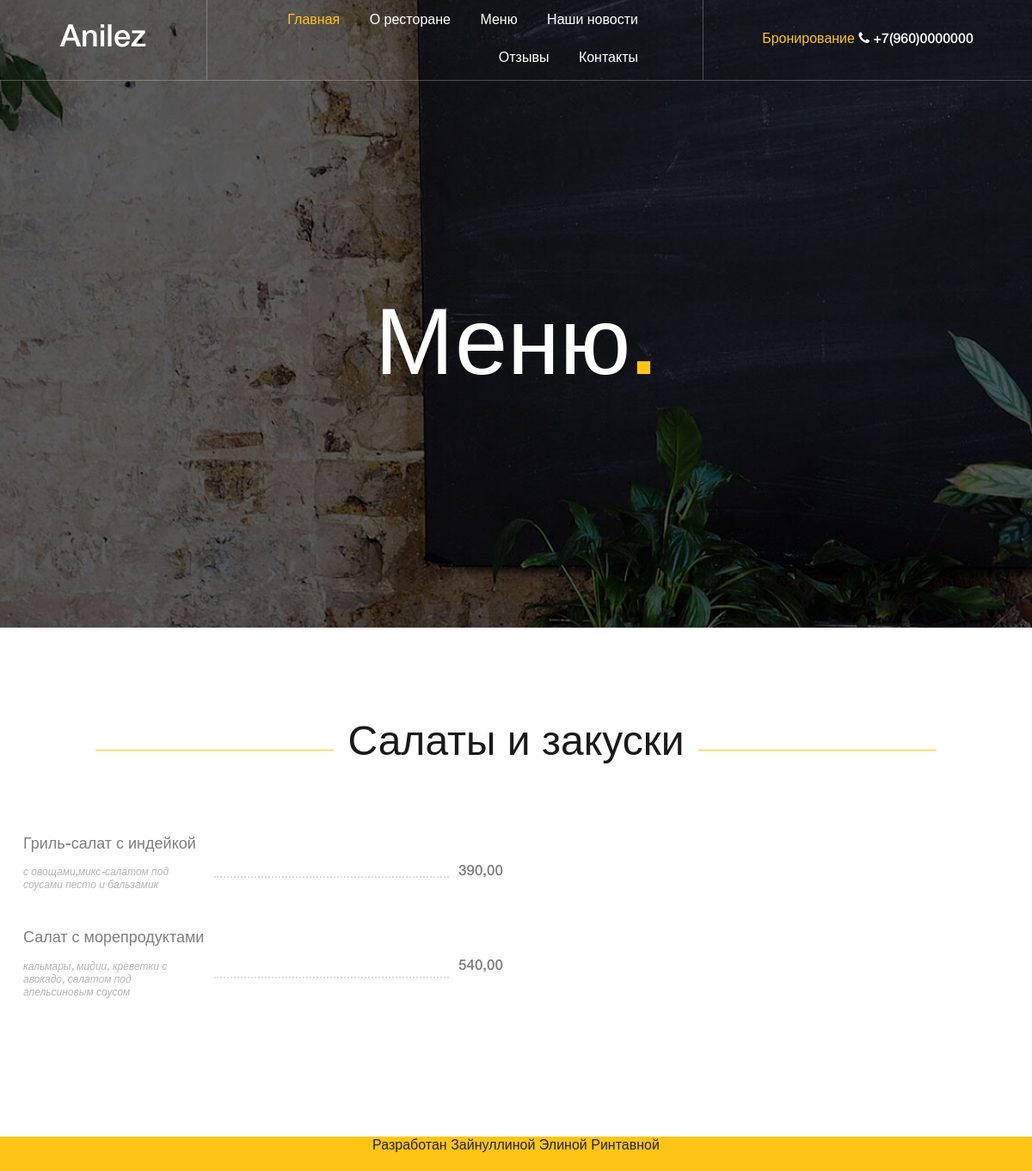
/menu/, run on an earlier commit of the app's database.
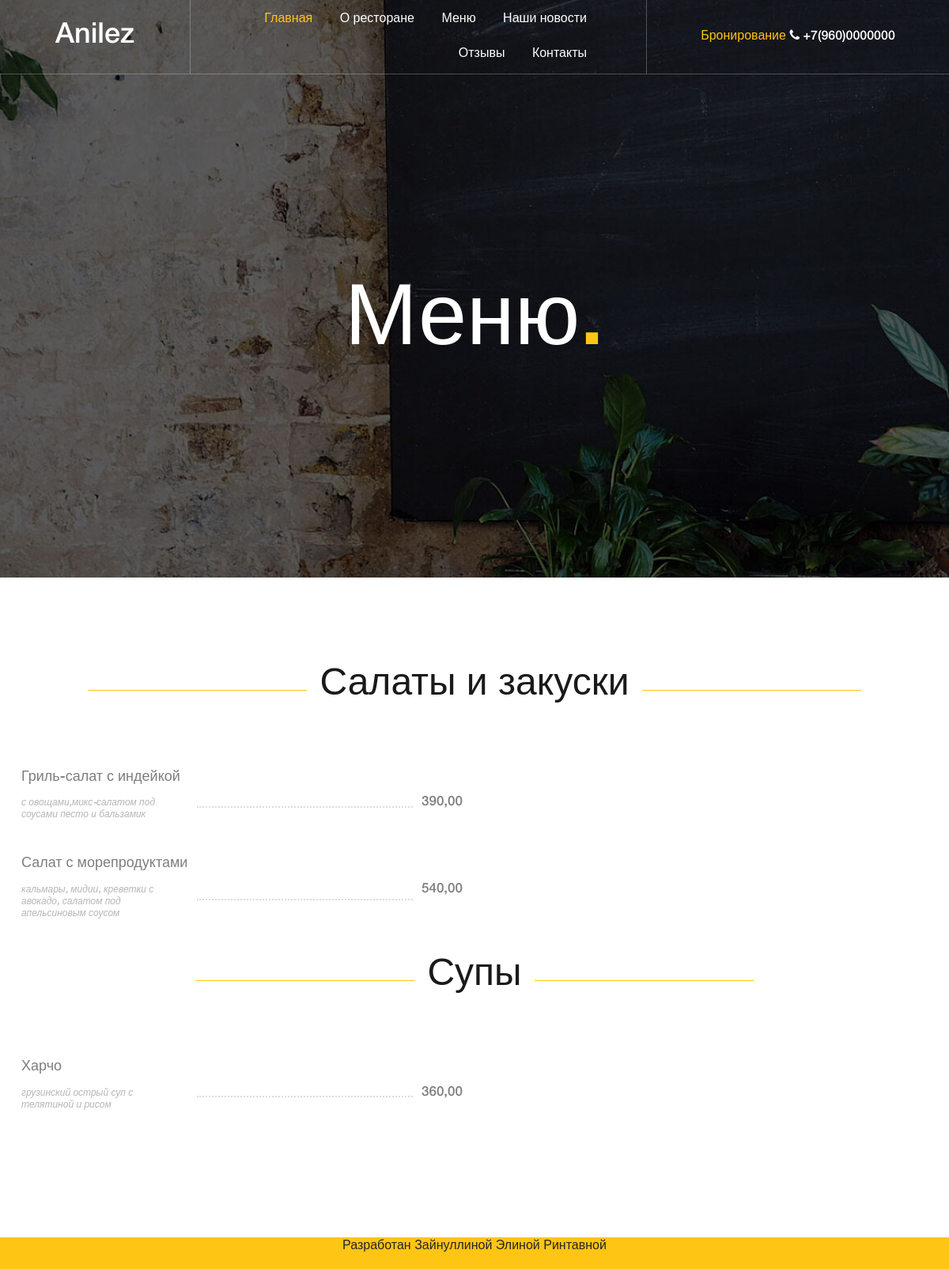
And on a later commit of the database.
### food/models.py (models this page shows, shortened)
class Category(MPTTModel):
    name = models.CharField(max_length=100)
    slug = models.SlugField(max_length=100)
    parent = TreeForeignKey(
        'self',
        related_name="children",
        on_delete=models.SET_NULL,
        null=True,
        blank=True
    )  # чтобы сделать подкатегории
    class MPTTMeta:
        order_insertion_by = ['name']

class Food(models.Model):
    title = models.CharField(max_length=200)
    text = models.CharField(max_length=300)
    description = models.TextField()
    category = models.ForeignKey(
        Category,
        related_name="food",
        on_delete=models.SET_NULL,
        null=True
    )
    price = models.DecimalField(
        max_digits=10,
        decimal_places=2,
        verbose_name='price')

### food/views.py (the view)
# urls.py: path('menu/', views.FoodListView.as_view(), name='menu'),
class FoodListView(ListView):
    model = Food
    template_name = 'menu.html'
    def get_context_data(self, **kwargs):
        context = super(FoodListView,self).get_context_data(**kwargs)
        context['categories'] = Category.objects.all()
        return context

### templates/menu.html
{% extends 'base.html' %}
{% block content %}
	<section class="page-top-info set-bg" data-setbg="../static/img/page-top-bg/2.jpg">
		<div class="ptf-center">
			<div class="container">
				<h2>Меню<span>.</span></h2>
			</div>
		</div>
	</section>
	<section class="mp-menu-section spad">
		<div class="container">
			{% for category in categories %}
			<div class="section-title">
				<h2>{{category.name}}</h2>
			</div>
			<div class="tab-content menu-tab-content">
				<div class="tab-pane fade show active" id="tab-1" role="tabpanel" aria-labelledby="tab-1">
					<div class="row menu-dark">
						<div class="col-lg-6">
								{% for food_item in category.food.all %}
									<div class="menu-item">
										<h5>{{food_item.title}}</h5>
										<div class="mi-meta">
											<p>{{food_item.text}}</p>
											<div class="menu-price">{{food_item.price}}</div>
										</div>
									</div>
								{% endfor %}
						</div>
					</div>
				</div>
				{% endfor %}
			</div>
		</div>
	</section>
{% endblock content %}

What changed in the data, as far as the page shows it:
added Category: name "Супы"
added Food: title "Харчо", text "грузинский острый суп с телятиной и рисом", price "360,00", shown under "Супы"
